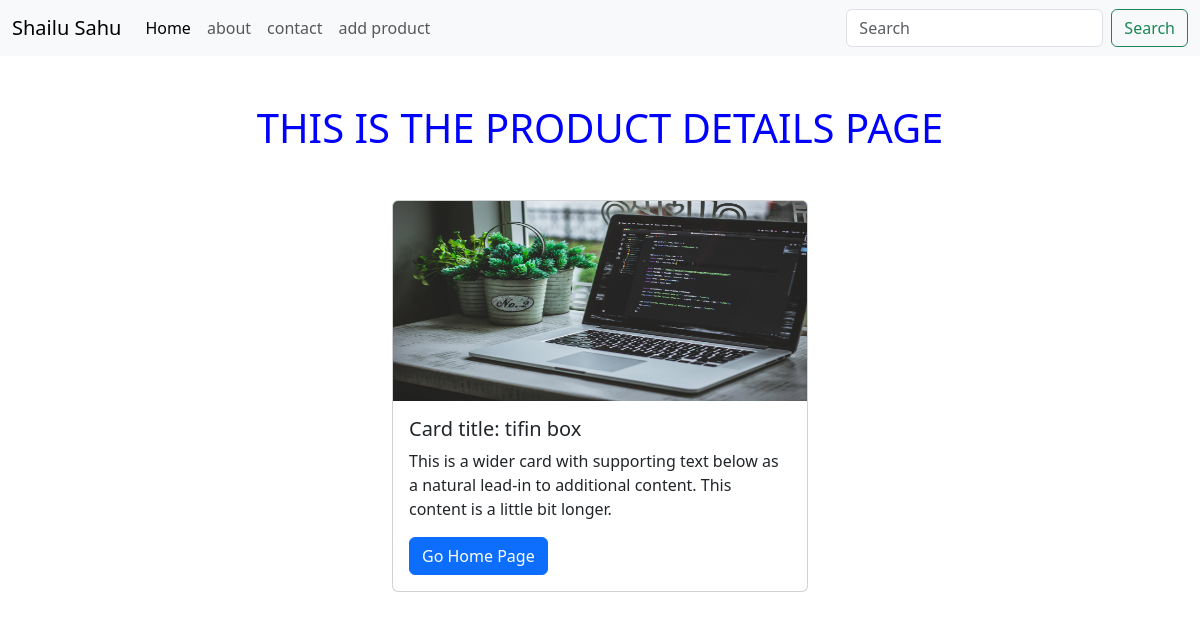
Page /details/11 on the committed database.
### apps/models.py (models this page shows)
class product(models.Model):
     title = models.CharField(max_length=100)
     description = models.CharField(max_length=500)
     img = models.ImageField(upload_to='images/')

### apps/views.py (the view)
# urls.py: path('details/<int:id>', views.details , name = 'details'),
def details(request,id):
   myproduct = product.objects.all().get(id = id )
   context = {
      'myproduct':myproduct
   }
   return render(request,'details.html',context)

### new_project/templates/details.html
{% extends "base.html"%}
{% load static %}
{% block content %}
{% block extra_css %} <link href="{% static 'about_style/style.css' %}"rel ="stylesheet" type="text/css"> {% endblock %}
<div class="container">
    <h1 class="text-center my-5">THIS IS THE PRODUCT DETAILS PAGE</h1>
    <div class="d-flex flex-wrap gap-4 justify-content-center">
        <div class="card" style="width: 26rem;">
            <img src="{{myproduct.img.url}}" class="card-img-top" alt="..." class="card-img-custom " height = "200px">
            <div class="card-body">
                <h5 class="card-title">Card title: {{myproduct.title}}</h5>
                <p class="card-text">{{myproduct.description}}</p>
                <a href= "/" class="btn btn-primary right">Go Home Page</a>
            </div>
        </div>
    </div>
</div>
{% endblock %}

### new_project/static/about_style/style.css (style rules this page uses)
h1 { color:blue; }

### rows in the picture
product: img (picture), title "tifin box", description "This is a wider card with supporting text below as a natural lead-in to additional content. This content is a little bit longer."
